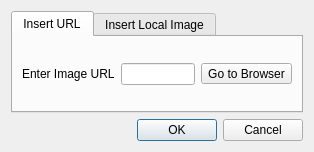
<?xml version="1.0" encoding="UTF-8"?>
<ui version="4.0">
 <class>InsertImageDialog</class>
 <widget class="QDialog" name="InsertImageDialog">
  <property name="geometry">
   <rect>
    <x>0</x>
    <y>0</y>
    <width>314</width>
    <height>152</height>
   </rect>
  </property>
  <property name="windowTitle">
   <string>Insert Image</string>
  </property>
  <layout class="QVBoxLayout" name="verticalLayout">
   <item>
    <widget class="QTabWidget" name="tabWidget">
     <property name="tabPosition">
      <enum>QTabWidget::North</enum>
     </property>
     <property name="currentIndex">
      <number>0</number>
     </property>
     <property name="elideMode">
      <enum>Qt::ElideNone</enum>
     </property>
     <widget class="QWidget" name="tab">
      <attribute name="title">
       <string>Insert URL</string>
      </attribute>
      <layout class="QHBoxLayout" name="horizontalLayout">
       <item>
        <widget class="QLabel" name="label">
         <property name="text">
          <string>Enter Image URL</string>
         </property>
        </widget>
       </item>
       <item>
        <widget class="QLineEdit" name="urlTextInput"/>
       </item>
       <item>
        <widget class="QToolButton" name="browserBtn">
         <property name="text">
          <string>Go to Browser</string>
         </property>
         <property name="icon">
          <iconset resource="htmleditor.qrc">
           <normaloff>:/images/edit-redo.png</normaloff>:/images/edit-redo.png</iconset>
         </property>
         <property name="toolButtonStyle">
          <enum>Qt::ToolButtonTextUnderIcon</enum>
         </property>
        </widget>
       </item>
      </layout>
     </widget>
     <widget class="QWidget" name="tab_2">
      <attribute name="title">
       <string>Insert Local Image</string>
      </attribute>
      <widget class="QPushButton" name="pickerBtn">
       <property name="geometry">
        <rect>
         <x>50</x>
         <y>30</y>
         <width>111</width>
         <height>23</height>
        </rect>
       </property>
       <property name="text">
        <string>Choose Image File</string>
       </property>
      </widget>
     </widget>
    </widget>
   </item>
   <item>
    <widget class="QDialogButtonBox" name="buttonBox">
     <property name="orientation">
      <enum>Qt::Horizontal</enum>
     </property>
     <property name="standardButtons">
      <set>QDialogButtonBox::Cancel|QDialogButtonBox::Ok</set>
     </property>
    </widget>
   </item>
  </layout>
 </widget>
 <resources>
  <include location="htmleditor.qrc"/>
 </resources>
 <connections>
  <connection>
   <sender>buttonBox</sender>
   <signal>accepted()</signal>
   <receiver>InsertImageDialog</receiver>
   <slot>accept()</slot>
   <hints>
    <hint type="sourcelabel">
     <x>248</x>
     <y>254</y>
    </hint>
    <hint type="destinationlabel">
     <x>157</x>
     <y>274</y>
    </hint>
   </hints>
  </connection>
  <connection>
   <sender>buttonBox</sender>
   <signal>rejected()</signal>
   <receiver>InsertImageDialog</receiver>
   <slot>reject()</slot>
   <hints>
    <hint type="sourcelabel">
     <x>316</x>
     <y>260</y>
    </hint>
    <hint type="destinationlabel">
     <x>286</x>
     <y>274</y>
    </hint>
   </hints>
  </connection>
 </connections>
</ui>
